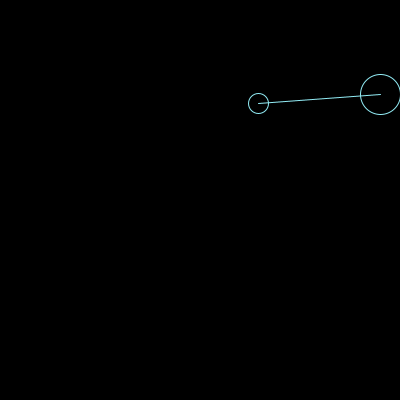
Frame 1 (no input)
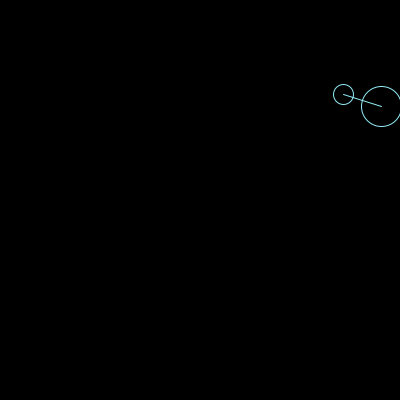
Frame 60 (the mouse pressed at the canvas centre just before this capture)
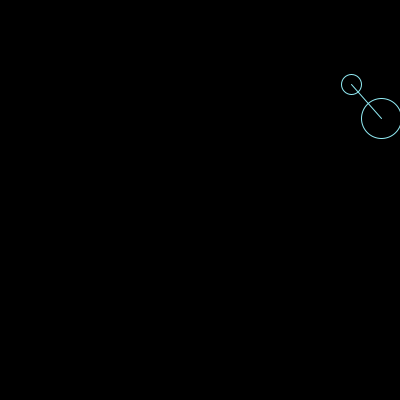
Frame 120 (the mouse held since frame 60 and released just before this capture)

The Processing sketch that drew these frames (run headless with seeded random() and noise(); from frame 60 on, the mouse is pressed at the canvas centre):

// Processing sketch: processing_158532
// ── processing_158532.pde

ArrayList<PVector> points;
float[] xspeed = new float[2];
float[] yspeed = new float[2];

void setup(){
  size(400,400);
  points = new ArrayList<PVector>();
  for(int i=0;i<2;i++){
    PVector p = new PVector(random(0,width),random(0,height));
    points.add(p);
  }
  
  for(int x=0;x<xspeed.length;x++)  xspeed[x] = random(-2,2);
  for(int y=0; y<yspeed.length; y++)  yspeed[y] = random(-2,2);
}

void draw(){
  background(0);
  stroke(#92ECF5);
  noFill();
  
  beginShape();
  for(int i=0; i<2;i++){
    PVector p = points.get(i);
    vertex(p.x,p.y);
  }
  endShape();
  
  for(int i=0; i<2;i++){
    PVector p = points.get(i);
    ellipse(p.x,p.y,(i+1)*20,(i+1)*20);
  }
  
  for(int i=0; i<2;i++){
    PVector p = points.get(i);
    if(p.x < (i+1)*10 || p.x > width-(i+1)*10)  xspeed[i] *= -1.0f;
    if(p.y < (i+1)*10 || p.y > height-(i+1)*10) yspeed[i] *= -1.0f;
    p.x += xspeed[i];
    p.y += yspeed[i];
  }
}
